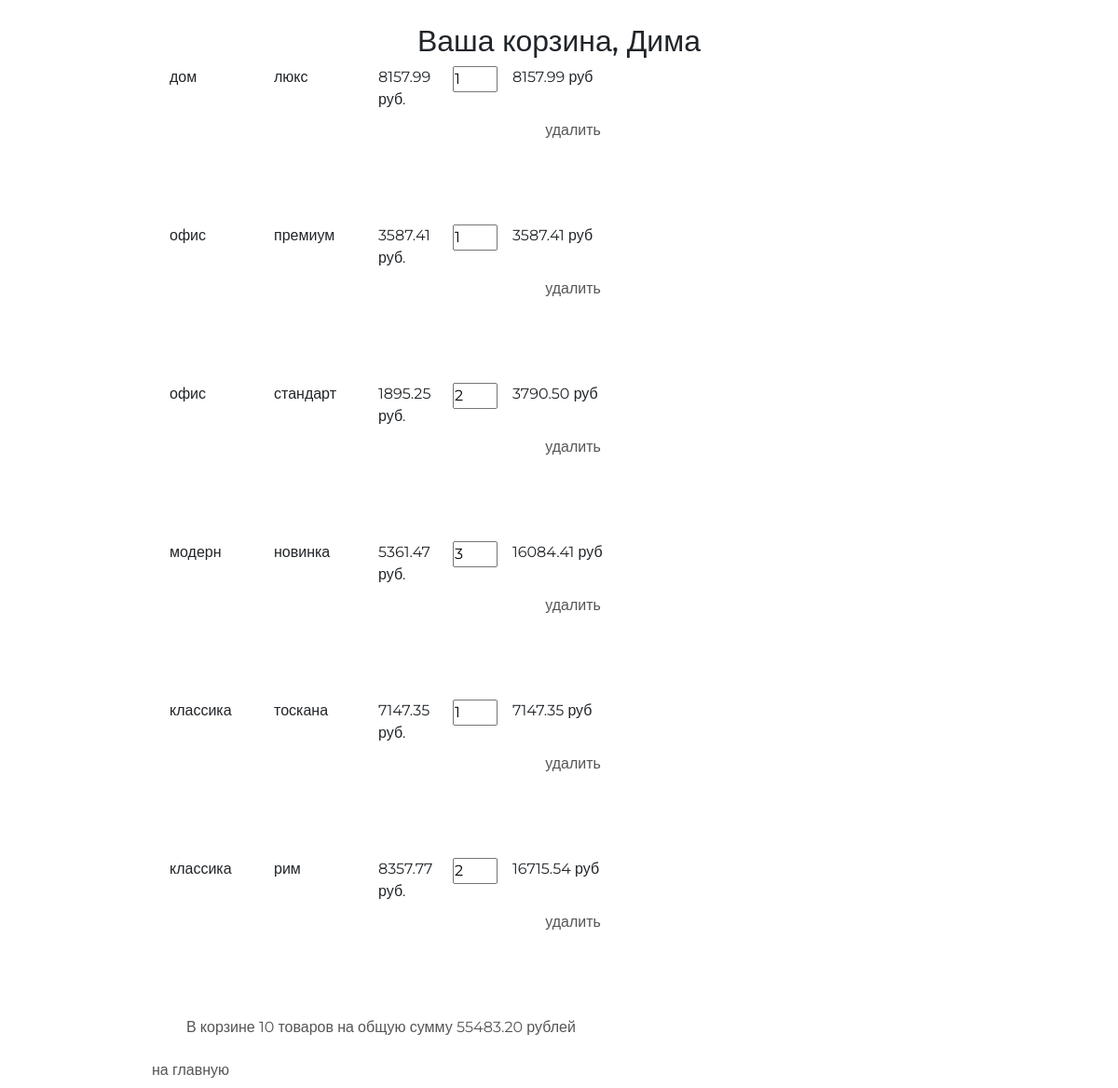
/basket/ (signed in), run on the app's committed database.
### authapp/models.py (models this page shows, shortened)
class ShopUser(AbstractUser):
    avatar = models.ImageField(upload_to='users_avatars', blank=True)
    age = models.PositiveSmallIntegerField(verbose_name='Age', default=18)
    activation_key = models.CharField(max_length=128, blank=True)
    activation_key_expires = models.DateTimeField(auto_now_add=True, blank=True, null=True)

### basketapp/models.py (models this page shows, shortened)
class Basket(models.Model):
    user = models.ForeignKey(settings.AUTH_USER_MODEL, on_delete=models.CASCADE, related_name='basket')
    product = models.ForeignKey(Product, on_delete=models.CASCADE)
    quantity = models.PositiveSmallIntegerField(verbose_name='количество', default=0)
    add_datetime = models.DateTimeField(auto_now_add=True, verbose_name='время')
    @property
    def product_cost(self):
        return self.product.price * self.quantity
    @property
    def total_quantity(self):
        _items = Basket.objects.filter(user=self.user)
        _total_quantity = sum(list(map(lambda x: x.quantity, _items)))
        return _total_quantity
    @property
    def total_cost(self):
        _items = Basket.objects.filter(user=self.user)
        _total_cost = sum(list(map(lambda x: x.product_cost, _items)))
        return _total_cost

### mainapp/models.py (models this page shows, shortened)
class Product(models.Model):
    category = models.ForeignKey(ProductCategory, on_delete=models.CASCADE)
    name = models.CharField(max_length=128, verbose_name='имя')
    image = models.ImageField(upload_to='products_images', blank=True)
    short_desc = models.CharField(max_length=64,verbose_name='краткое описание', blank=True)
    description = models.TextField(blank=True, verbose_name='описание')
    price = models.DecimalField(verbose_name='цена', max_digits=8, decimal_places=2, default=0)
    quantity = models.PositiveSmallIntegerField(verbose_name='количество на складе', default=0)
    is_active = models.BooleanField(verbose_name='Активность', default=True)

class ProductCategory(models.Model):
    name = models.CharField(verbose_name='имя', max_length=64, unique=True)
    description = models.TextField(verbose_name='описание', blank=True)
    is_active = models.BooleanField(verbose_name='активна', default=True)

### basketapp/views.py (the view)
# urls.py: path('', basketapp.basket, name='view'),
@login_required
def basket(request):
    basket_items = Basket.objects.filter(user=request.user).order_by('product__category')
    content = {
        'title': 'корзина',
        'basket_items': basket_items
    }
    return render(request, 'basketapp/basket.html', content)

### mainapp/context_processors.py (called while the page is built)
def basket(request):
    basket_list = []
    if request.user.is_authenticated:
        basket_list = Basket.objects.filter(user=request.user)
    return {
        'basket': basket_list
    }

### basketapp/templates/basketapp/basket.html
{% extends 'basketapp/base.html' %}
{% block content %}
    <div class="basket_list">
    {% include 'basketapp/includes/inc_basket_list.html' %}
    </div>
    <button class="btn btn-round">
        <a href="{% url 'main' %}">на главную</a>
    </button>
{% endblock %}

### basketapp/templates/basketapp/base.html (shortened to what this page needs)
<!DOCTYPE html>
{% load static %}
<html>
<head>
    {% block css %}
        <link rel="stylesheet" type="text/css"
              href="https://stackpath.bootstrapcdn.com/bootstrap/4.3.1/css/bootstrap.min.css">
        <link rel="stylesheet" type="text/css" href="{% static 'css/style.css' %}">
        <link rel="stylesheet" type="text/css" href="{% static 'fonts/font-awesome/css/font-awesome.css' %}">
    {% endblock %}
</head>
<body>
<div class="basket_container">
    <div class="h2 text-center">
        Ваша корзина,
        {% if user.first_name %}
            {{ user.first_name|title }}
        {% else %}
            Пользователь
        {% endif %}
    </div>
    {% block content %}
    {% endblock %}
</div>
</body>
</html>

### basketapp/templates/basketapp/includes/inc_basket_list.html (shortened to what this page needs)
{% for item in basket_items %}
    <div class="basket_record">
        <span class="category_name">{{ item.product.category.name }}</span>
        <span class="category_name">{{ item.product.name }}</span>
        <span class="category_name">{{ item.product.price }} руб.</span>
        <input type="number" name="{{ item.pk }}" min="0" value="{{ item.quantity }}">
        <span class="product_cost">{{ item.product_cost }} руб</span>
        <button class="btn btn-round">
            <a href="{% url 'basket:remove' item.pk %}">удалить</a>
        </button>
    </div>
{% endfor %}
{% if basket_items %}
    <div class="basket_summary">
        В корзине {{ basket_items.0.total_quantity }} товаров на общую сумму
        {{ basket_items.0.total_cost }} рублей
    </div>
{% endif %}

### static/css/style.css (style rules this page uses)
* { margin: 0; padding: 0; }
body { font-family: 'Montserrat', sans-serif; }
html, body { height: 100%; }
.basket_container { margin: 25px auto; width: 900px; }
.basket_list input[type="number"] { width: 3em; position: relative; display: block; float: left; }
.basket_list span.category_name { margin-left: 2em; width: 5em; position: relative; display: block; float: left; }
.basket_list span.product_cost { margin-left: 1em; width: 10em; position: relative; display: block; float: left; }
.basket_list .basket_record { position: relative; display: block; height: 170px; float: none; }
.basket_list .basket_record button { margin-top: 50px; margin-left: 390px; width: 150px; position: absolute; display: block; float: left; }
.basket_list button { margin-left: 45px; width: 150px; display: block; float: left; }
.basket_container button a { text-decoration: none; color: #555; }
.basket_container .basket_summary { display: block; margin-left: 50px; margin-bottom: 15px; color: #555; }

### data on the page
ShopUser: first_name "Дима"
Basket: product.category.name "дом", product.name "люкс", product.price "8157.99", quantity "1", product_cost "8157.99", user+quantity "10", user+product+quantity "55483.20"
Basket: product.category.name "офис", product.name "премиум", product.price "3587.41", quantity "1", product_cost "3587.41"
Basket: product.category.name "офис", product.name "стандарт", product.price "1895.25", quantity "2", product_cost "3790.50"
Basket: product.category.name "модерн", product.name "новинка", product.price "5361.47", quantity "3", product_cost "16084.41"
Basket: product.category.name "классика", product.name "тоскана", product.price "7147.35", quantity "1", product_cost "7147.35"
Basket: product.category.name "классика", product.name "рим", product.price "8357.77", quantity "2", product_cost "16715.54"
